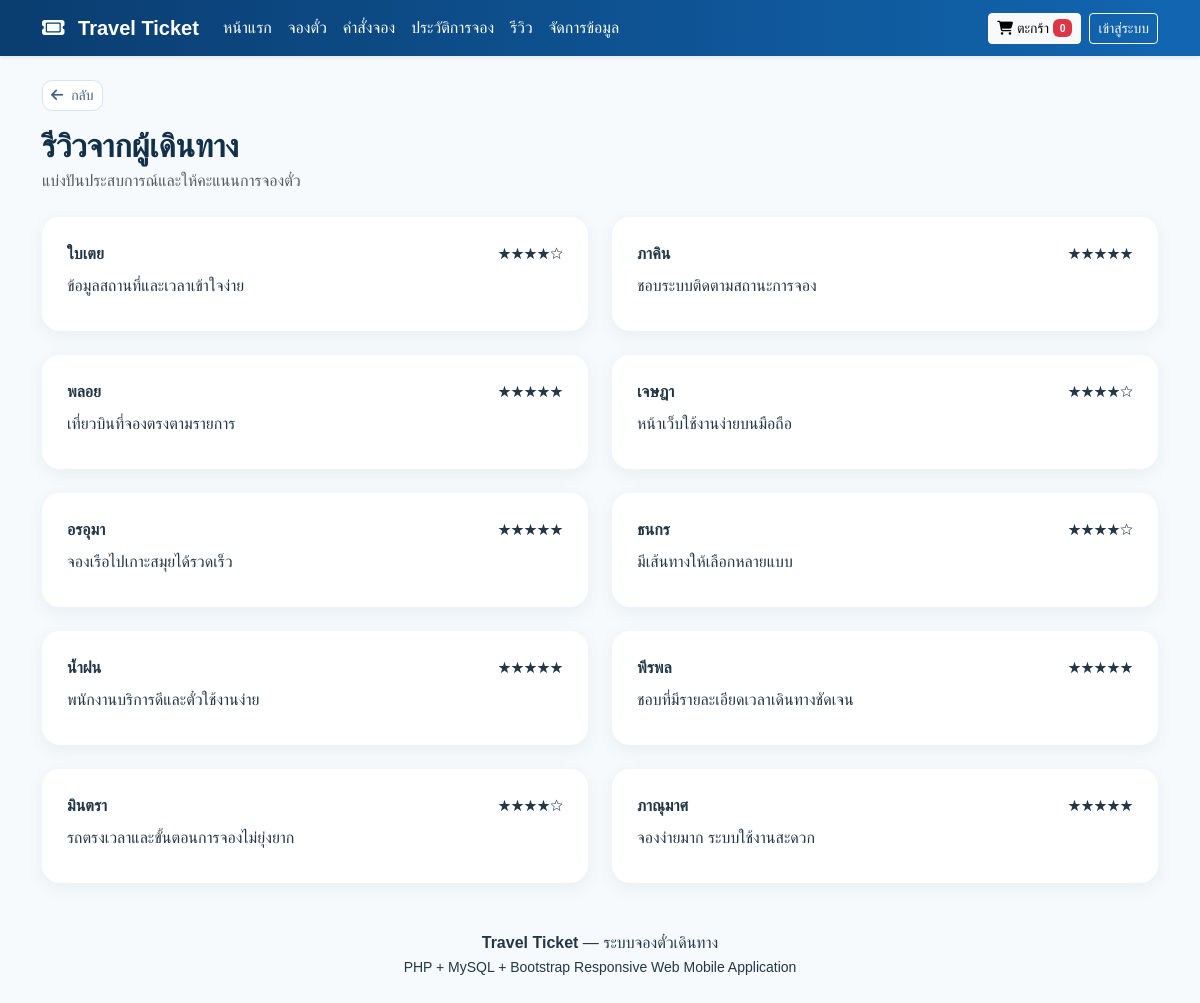
Screenshot of /reviews.php with the database file from the repository.
### tables this page shows
CREATE TABLE reviews (
 review_id INT AUTO_INCREMENT PRIMARY KEY,
 user_id INT NOT NULL,
 rating INT NOT NULL,
 comment TEXT,
 image VARCHAR(150),
 review_date TIMESTAMP DEFAULT CURRENT_TIMESTAMP,
 FOREIGN KEY(user_id) REFERENCES users(user_id) ON DELETE CASCADE
);

CREATE TABLE users (
 user_id INT AUTO_INCREMENT PRIMARY KEY,
 name VARCHAR(100) NOT NULL,
 email VARCHAR(150) NOT NULL UNIQUE,
 password VARCHAR(255) NOT NULL,
 phone VARCHAR(30),
 address TEXT,
 status CHAR(1) DEFAULT 'Y',
 created_at TIMESTAMP DEFAULT CURRENT_TIMESTAMP
);

### reviews.php (the view, shortened to what this page needs)
<?php
session_start(); include 'connect/conn.php';
 include 'header.php';
?>
<div class="d-flex justify-content-between align-items-center mb-4"><div><h2 class="section-title mb-1">รีวิวจากผู้เดินทาง</h2><p class="text-muted mb-0">แบ่งปันประสบการณ์และให้คะแนนการจองตั๋ว</p></div></div>
<div class="row g-4"><?php $r=$conn->query("SELECT r.*,u.name FROM reviews r JOIN users u ON r.user_id=u.user_id ORDER BY r.review_id DESC");while($v=$r->fetch_assoc()): ?><div class="col-md-6"><div class="page-box h-100"><div class="d-flex justify-content-between"><strong><?=htmlspecialchars($v['name'])?></strong><span class="stars"><?=str_repeat('★',$v['rating']).str_repeat('☆',5-$v['rating'])?></span></div><p class="mt-2 mb-2"><?=nl2br(htmlspecialchars($v['comment']))?></p><?php if($v['image']):?><img src="img/uploads/<?=htmlspecialchars($v['image'])?>" class="review-img"><?php endif;?><?php if(!empty($_SESSION['user'])&&$_SESSION['user']['user_id']==$v['user_id']):?><div class="mt-3"><a href="reviews.php?edit=<?=$v['review_id']?>#reviewForm" class="btn btn-sm btn-outline-travel">แก้ไข</a><a href="reviews.php?delete=<?=$v['review_id']?>" class="btn btn-sm btn-outline-danger ms-1" onclick="return confirm('ลบรีวิวนี้หรือไม่?')">ลบ</a></div><?php endif;?></div></div><?php endwhile;?></div>
<?php include 'footer.php'; ?>

### css/style.css (style rules this page uses)
:root { --blue:#1266b1;--blue-dark:#0a3d70;--sky:#eaf5ff;--navy:#12304a;--orange:#f5a623;--cream:#f7fafc;--text:#243746;--white:#fff }
body { font-family:Tahoma,Arial,sans-serif;background:var(--cream);color:var(--text) }
.section-title { color:var(--navy);font-weight:700 }
.page-box { background:#fff;border-radius:18px;box-shadow:0 5px 18px rgba(21,70,105,.07);padding:25px }

### rows the page displays
reviews: user.name "ใบเตย", rating "★★★★", rating "☆", comment "ข้อมูลสถานที่และเวลาเข้าใจง่าย"
reviews: user.name "ภาคิน", rating "★★★★★", comment "ชอบระบบติดตามสถานะการจอง"
reviews: user.name "พลอย", rating "★★★★★", comment "เที่ยวบินที่จองตรงตามรายการ"
reviews: user.name "เจษฎา", rating "★★★★", rating "☆", comment "หน้าเว็บใช้งานง่ายบนมือถือ"
reviews: user.name "อรอุมา", rating "★★★★★", comment "จองเรือไปเกาะสมุยได้รวดเร็ว"
reviews: user.name "ธนกร", rating "★★★★", rating "☆", comment "มีเส้นทางให้เลือกหลายแบบ"
reviews: user.name "น้ำฝน", rating "★★★★★", comment "พนักงานบริการดีและตั๋วใช้งานง่าย"
reviews: user.name "พีรพล", rating "★★★★★", comment "ชอบที่มีรายละเอียดเวลาเดินทางชัดเจน"
reviews: user.name "มินตรา", rating "★★★★", rating "☆", comment "รถตรงเวลาและขั้นตอนการจองไม่ยุ่งยาก"
reviews: user.name "ภาณุมาศ", rating "★★★★★", comment "จองง่ายมาก ระบบใช้งานสะดวก"

### other values shown
$cartCount "0"
